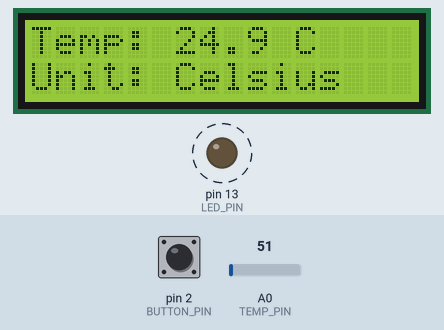
Simulated run of this sketch. Board: Arduino Uno, built with avr-gcc and run on an emulated ATmega328P. On the bench: 16×2 character LCD, output pins drawn as LEDs (lit = HIGH). Dashed ring = blinking. Inputs (shaded band) come from the test bench; at power-on: pin 2 (BUTTON_PIN) HIGH, A0 (TEMP_PIN) = 51. EEPROM starts erased.

Above: at 2.2 s.
2.3 s: pin 2 (BUTTON_PIN) pulled LOW for 0.6 s
At 3.5 s:
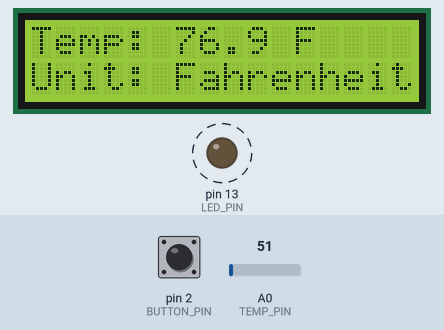
4.6 s: pin 2 (BUTTON_PIN) pulled LOW for 1 s
At 5.2 s:
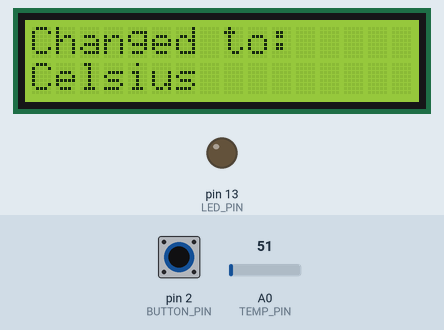
7.1 s: A0 (TEMP_PIN) set to 61
At 8.7 s:
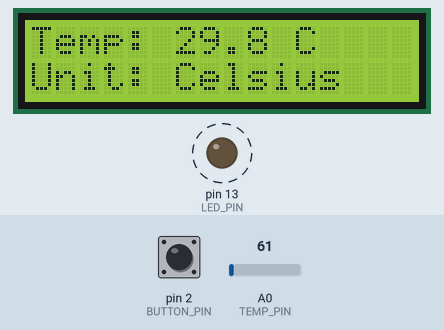
9.1 s: A0 (TEMP_PIN) set to 71
At 10.2 s:
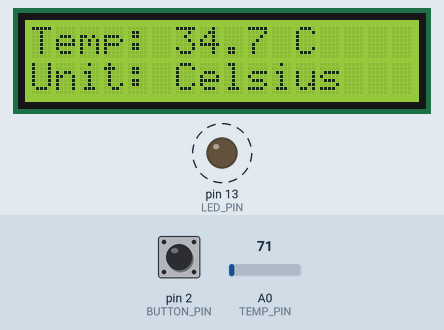
11.1 s: A0 (TEMP_PIN) set to 86
At 12.9 s:
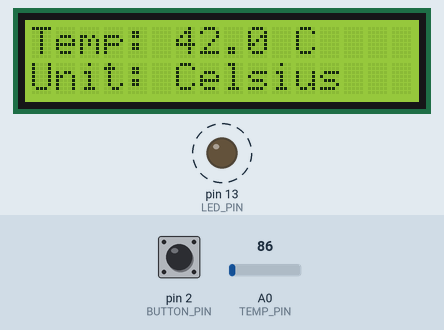
Timing chart, 0 to 60.6 s (numbered marks = the images above; inputs shaded):
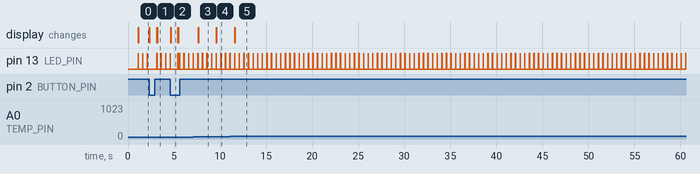

The sketch:

code.ino
```cpp
#include <EEPROM.h>
#include <Wire.h>
#include <LiquidCrystal_I2C.h>

// ====== LCD CONFIG ======
LiquidCrystal_I2C lcd(0x3F, 16, 2);

// ====== PINS ======
#define TEMP_PIN A0
#define LED_PIN 13
#define BUTTON_PIN 2

// ====== GLOBAL VARIABLES ======
volatile bool tempFlag = false;
volatile bool buttonFlag = false;
volatile unsigned long lastButtonTime = 0;

bool useFahrenheit = false;
const int MAGIC_ADDR = 0;
const int UNIT_ADDR = 1;
const byte MAGIC_NUMBER = 42;

// ====== TIMER INTERRUPT ======
ISR(TIMER1_COMPA_vect) {
  tempFlag = true;
}

// ====== BUTTON INTERRUPT ======
void buttonISR() {
  unsigned long now = millis();
  if (now - lastButtonTime > 200) {  // Debounce 200 ms
    buttonFlag = true;
    lastButtonTime = now;
  }
}

// ====== EEPROM ======
void loadSettings() {
  if (EEPROM.read(MAGIC_ADDR) == MAGIC_NUMBER) {
    useFahrenheit = EEPROM.read(UNIT_ADDR);
  } else {
    EEPROM.write(MAGIC_ADDR, MAGIC_NUMBER);
    EEPROM.write(UNIT_ADDR, 0);
    useFahrenheit = false;
  }
}

void saveSettings() {
  EEPROM.write(UNIT_ADDR, useFahrenheit);
}

// ====== SETUP ======
void setup() {
  pinMode(LED_PIN, OUTPUT);
  pinMode(BUTTON_PIN, INPUT_PULLUP);

  lcd.init();
  lcd.backlight();
  lcd.print("Booting...");

  loadSettings();

  attachInterrupt(digitalPinToInterrupt(BUTTON_PIN), buttonISR, FALLING);

  // Set TIMER1 up (every 500 ms)
  noInterrupts(); // Disable interrupts
  TCCR1A = 0;  // Reset timer registers
  TCCR1B = 0;  // Reset timer registers
  TCNT1 = 0;   // Sets timer count to 0
  OCR1A = 31249;  // (16 MHz / (256 * 2 Hz)) - 1
  TCCR1B |= (1 << WGM12);  // Clear timer on compare match
  TCCR1B |= (1 << CS12);   // Set prescaler at 256
  TIMSK1 |= (1 << OCIE1A); // When A comparer matches values, executes interrupt routine
  interrupts(); // Enable interrupts

  lcd.clear();
  lcd.print("Ready!");
  delay(1000);
  lcd.clear();
}

// ====== LOOP ======
void loop() {
  // --- Read temperature ---
  if (tempFlag) {
    tempFlag = false;
    digitalWrite(LED_PIN, HIGH);

    int sensorValue = analogRead(TEMP_PIN);
    float voltage = sensorValue * (5.0 / 1023.0);
    float tempC = voltage * 100.0;  // Formula LM35
    float temp = useFahrenheit ? (tempC * 9.0 / 5.0 + 32.0) : tempC;

    lcd.setCursor(0, 0);
    lcd.print("Temp: ");
    lcd.print(temp, 1);
    lcd.print(useFahrenheit ? " F " : " C ");
    lcd.setCursor(0, 1);
    lcd.print("Unit: ");
    lcd.print(useFahrenheit ? "Fahrenheit " : "Celsius   ");

    digitalWrite(LED_PIN, LOW);
  }

  // --- Pressed button ---
  if (buttonFlag) {
    buttonFlag = false;
    useFahrenheit = !useFahrenheit;
    saveSettings();

    lcd.clear();
    lcd.print("Changed to:");
    lcd.setCursor(0, 1);
    lcd.print(useFahrenheit ? "Fahrenheit" : "Celsius");
    delay(800);
    lcd.clear();
  }
}
```

Measured:
- after the input at 2.3 s, the display: first changes at once (image 1 shows a later state)
- after the input at 4.6 s, the display: changes at once (image 2)
- after the input at 7.1 s, the display: changes after 0.51 s (image 3)
- after the input at 9.1 s, the display: changes after 0.51 s (image 4)
- after the input at 11.1 s, the display: changes after 0.51 s (image 5)
- by itself, pin 13 (LED_PIN): alternates HIGH for 0.03 s and LOW for 0.47 s
- what the display in image 2 shows lasts 0.8 s, from 4.6 s to 5.4 s
